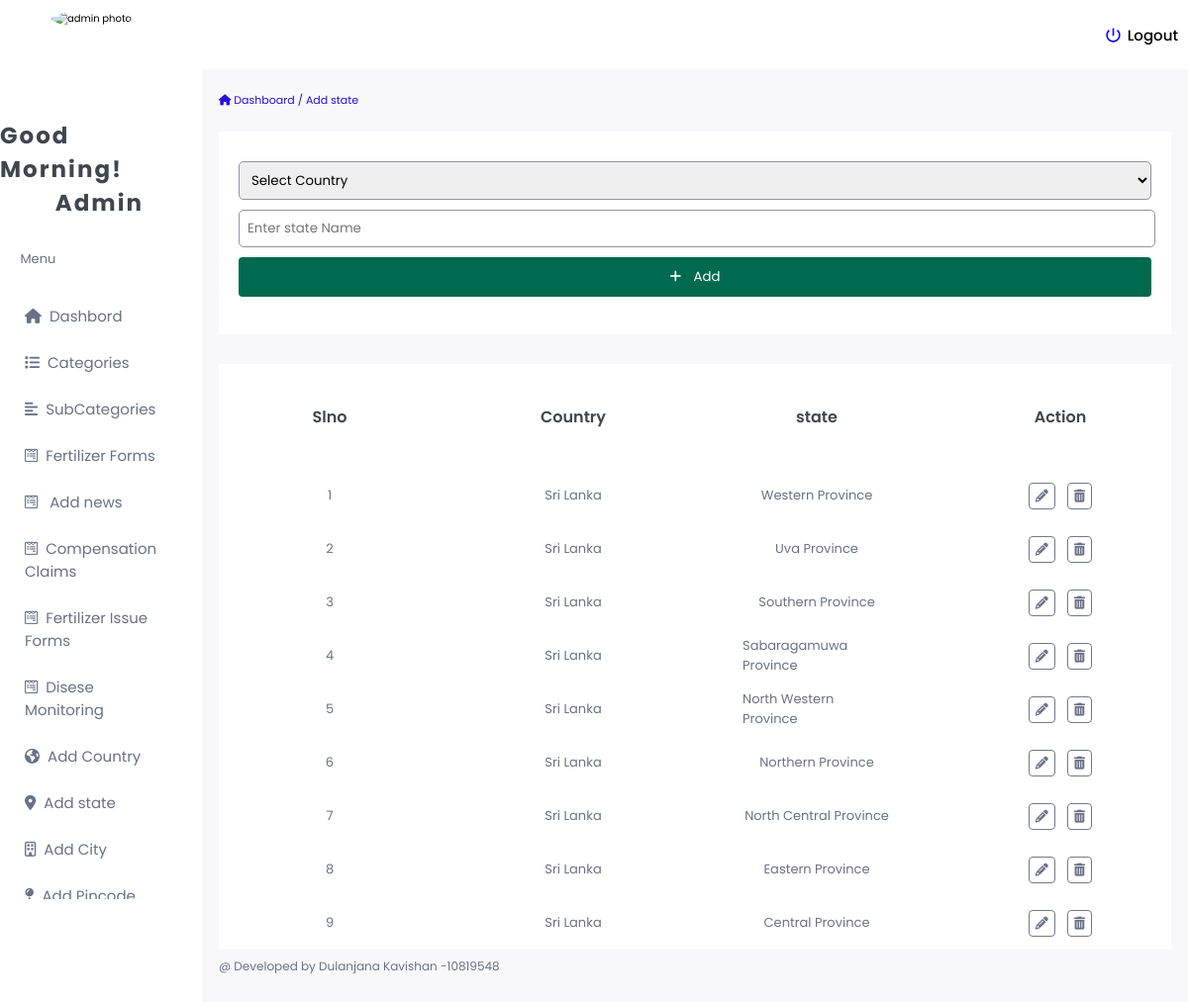
Screenshot of /Admin/loacations.php (signed in) with the database file from the repository.
### tables this page shows
CREATE TABLE `state` (
  `id` int(11) NOT NULL,
  `c_id` int(11) NOT NULL,
  `state_name` varchar(255) NOT NULL
);

CREATE TABLE `country` (
  `id` int(11) NOT NULL,
  `cntry_name` varchar(255) NOT NULL
);

### Admin/loacations.php (the view, shortened to what this page needs)
<?php
require('require/top.php');
?>
<div class="wrwr">
    <div class="path">
        <a href="index.php"><i class="fa fa-home" aria-hidden="true"></i> Dashboard</a>
        <span>/</span>
        <a href="loacations.php">Add state</a>
    </div>
    <div class="rowbtn">
        <div class="b" style="display:flex;flex-direction:column;padding:3rem 2rem" id="cpl">
            <select name="" id="fsc">
                <option value="#">Select Country</option>
            </select>
            <input type="text" placeholder="Enter state Name" id="sfield" style="width:98.5%;margin:1rem 0;" />
            <button class="add" onclick="addstate()" id="adstct">
                <i class="fa fa-plus" aria-hidden="true"></i> &nbsp;Add
            </button>
        </div>
    </div>
    <div class="rowbtn" style="margin:3rem 0 0 0;" id="filterlist">
        <div class="b" style="display:flex;flex-direction:column;padding:3rem 2rem">
            <div class="row" style="height:3rem; display:flex;justify-content:space-between;">
                <div class="block" style="width:15rem; font-weight: 600; color:#40464d; font-size:1.6rem; display:flex; justify-content:center; align-items:center;">
                    Slno
                </div>
                <div class="block" style="width:15rem; font-weight: 600; color:#40464d; font-size:1.6rem; display:flex; justify-content:center; align-items:center;">
                    Country
                </div>
                <div class="block" style="width:15rem; font-weight: 600; color:#40464d; font-size:1.6rem; display:flex; justify-content:center; align-items:center;">
                    state
                </div>
                <div class="block" style="width:15rem; font-weight: 600; color:#40464d; font-size:1.6rem; display:flex; justify-content:center; align-items:center;">
                    Action
                </div>
            </div>
        </div>
        <?php
        $query2 = "SELECT s.*, c.cntry_name FROM state AS s JOIN country AS c ON s.c_id = c.id ORDER BY s.id DESC;";
        $res2 = mysqli_query($con, $query2);
        $i = 1;
        while ($rowt = mysqli_fetch_assoc($res2)) {
        ?>
            <div class="b" style="display:flex;flex-direction:column;padding:0.4rem 2rem">
                <div class="row" style="height:3rem; display:flex;justify-content:space-between;">
                    <div class="block" style="width:15rem; display:flex; justify-content:center; align-items:center;font-size:1.3rem;color:#6a7187;">
                        <?php echo $i; ?>
                    </div>
                    <div class="block" style="width:15rem; display:flex; justify-content:center; align-items:center;font-size:1.3rem;color:#6a7187;">
                        <?php echo $rowt['cntry_name']; ?>
                    </div>
                    <div class="block" style="width:15rem; display:flex; justify-content:center; align-items:center;font-size:1.3rem;color:#6a7187;">
                        <?php echo $rowt['state_name']; ?>
                    </div>
                    <div class="block" style="width:15rem; display:flex; justify-content:center; align-items:center;font-size:1.3rem;color:#6a7187;">
                        <i class="fa fa-pencil" aria-hidden="true" style="margin-right:1.2rem;" class="k" onclick="editstate(<?php echo $rowt['id']; ?>)"></i>
                        <i class="fa fa-trash" aria-hidden="true" onclick="deletestate(<?php echo $rowt['id']; ?>)"></i>
                    </div>
                </div>
            </div>
        <?php $i++;
        } ?>
    </div>
    <div class="row" style="
              display: block;
              margin-bottom: 2rem;
              font-size: 1.2rem;
              color: #6a7187;
            ">
        @ Developed by Dulanjana Kavishan -10819548
    </div>
</div>
<?php
require('require/foot.php');
?>

### Admin/assets/css/style.css (style rules this page uses)
* { margin: 0; padding: 0; font-family: "Poppins", sans-serif; }
button { border: none; outline: none; cursor: pointer; }
input { outline: none; border: none; }
select { border: none; outline: none; cursor: pointer; }
a { text-decoration: none; }
html { font-size: 62.5%; }
body { width: 100%; }
body .mainbody-wrapper .workspace .wrwr { height: 90%; overflow-y: auto; }
body .mainbody-wrapper .workspace .wrwr .path { padding: 0.8rem 1.7rem; margin: 1.5rem auto; font-size: 1.1rem; }
body .mainbody-wrapper .workspace .wrwr .path a, body .mainbody-wrapper .workspace .wrwr .path span { color: #2810d6; }
body .mainbody-wrapper .workspace .wrwr .row { display: -webkit-box; display: -ms-flexbox; display: flex; padding: 0.8rem 1.7rem; -webkit-box-pack: justify; -ms-flex-pack: justify; justify-content: space-between; }
body .mainbody-wrapper .workspace .wrwr .rowbtn { padding: 0rem 1.7rem; }
body .mainbody-wrapper .workspace .wrwr .rowbtn .b { display: -webkit-box; display: -ms-flexbox; display: flex; -webkit-box-pack: justify; -ms-flex-pack: justify; justify-content: space-between; background-color: #fff; padding: 1rem 2rem; }
body .mainbody-wrapper .workspace .wrwr .rowbtn .b input { border: 0.1px solid #9194a1; outline: none; padding: 0.8rem; border-radius: 5px; width: 20rem; }
body .mainbody-wrapper .workspace .wrwr .rowbtn .b select { border: 0.1px solid #9194a1; outline: none; padding: 0.8rem; border-radius: 5px; }
body .mainbody-wrapper .workspace .wrwr .rowbtn .b .add { padding: 1rem 2rem; background-color: #006A4E; color: #fff; display: -webkit-box; display: -ms-flexbox; display: flex; -webkit-box-pack: center; -ms-flex-pack: center; justify-content: center; -webkit-box-align: center; -ms-flex-align: center; align-items: center; border-radius: 4px; }
body .mainbody-wrapper .workspace .wrwr .rowbtn .b .add i { margin-right: 0.9rem; }
.block i { cursor: pointer; padding: 0.6rem; border: 0.2px solid #74788d; border-radius: 4px; }

### rows the page displays
state: country.cntry_name "Sri Lanka", state_name "Western Province"
state: country.cntry_name "Sri Lanka", state_name "Uva Province"
state: country.cntry_name "Sri Lanka", state_name "Southern Province"
state: country.cntry_name "Sri Lanka", state_name "Sabaragamuwa Province"
state: country.cntry_name "Sri Lanka", state_name "North Western Province"
state: country.cntry_name "Sri Lanka", state_name "Northern Province"
state: country.cntry_name "Sri Lanka", state_name "North Central Province"
state: country.cntry_name "Sri Lanka", state_name "Eastern Province"
state: country.cntry_name "Sri Lanka", state_name "Central Province"
